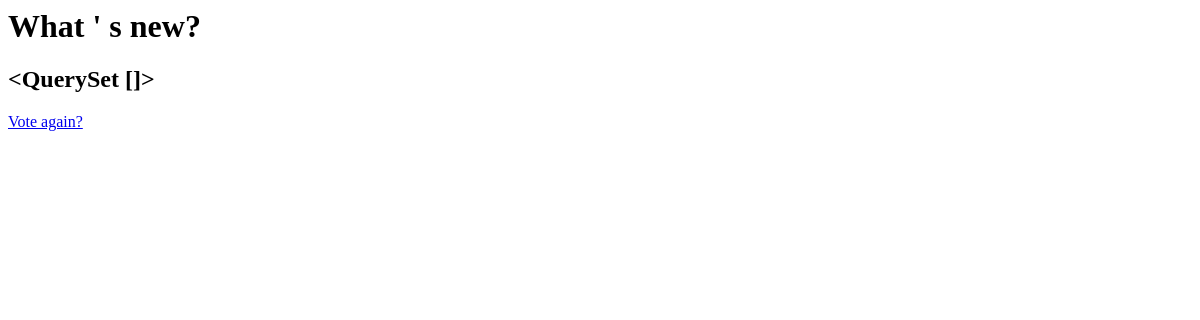
Before: /polls/1/results with the older database file.
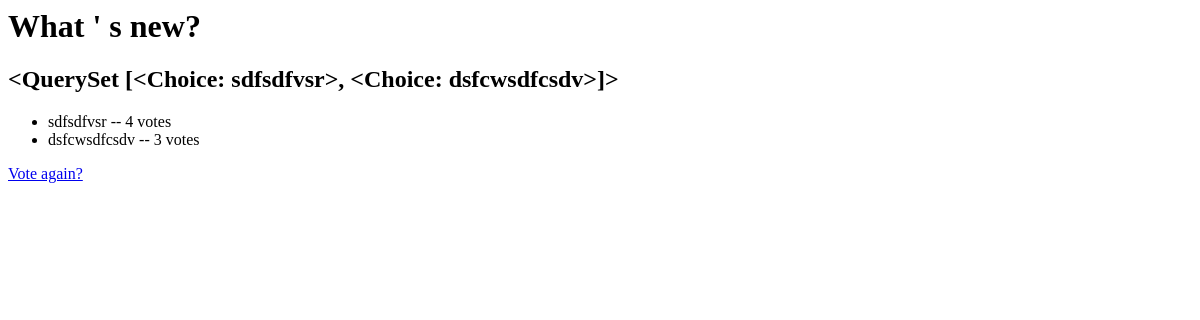
After: the same page with the newer database file.
### polls/models.py (models this page shows, shortened)
class Question(models.Model):
    def was_published_recently(self):
        now = timezone.now()
        return now - datetime.timedelta(days=1) <= self.pub_date <= now
    question_text = models.CharField(max_length=200)
    pub_date = models.DateTimeField('date published')
    was_published_recently.admin_order_field = 'pub_date'
    was_published_recently.boolean = True
    was_published_recently.short_description = 'Published recently?'

class Choice(models.Model):
    def __str__(self):
        return self.choice_text
    question = models.ForeignKey(Question, on_delete=models.CASCADE)
    choice_text = models.CharField(max_length=200)
    votes = models.IntegerField(default=0)

### polls/views.py (the view)
# urls.py: path('<int:pk>/results', views.ResultView.as_view(), name='results'),
class ResultView(generic.DetailView):
    model = Question
    template_name = 'polls/results.html'
    def results(self, request, question_id):
        question = get_object_or_404(Question, pk=question_id)
        response = "You're looking at the results of question %s."
        return render(request, 'polls/results.html', {'question': question, 'response': response})

### polls/templates/polls/results.html
<h1>{{ question.question_text }}</h1>
<h2>{{question.choice_set.all}}</h2>
<ul>
{% for choice in question.choice_set.all %}
    <li>{{ choice.choice_text }} -- {{ choice.votes }} vote{{ choice.votes|pluralize }}</li>
{% endfor %}
</ul>
<a href="{% url 'polls:detail' question.id %}">Vote again?</a>

Changed rows visible on the page:
computed for Question "What ' s new?": choice_set.all "<QuerySet []>" → "<QuerySet [<Choice: sdfsdfvsr>, <Choice: dsfcwsdfcsdv>]>"
added Choice: choice_text "sdfsdfvsr", votes "4"
added Choice: choice_text "dsfcwsdfcsdv", votes "3"
